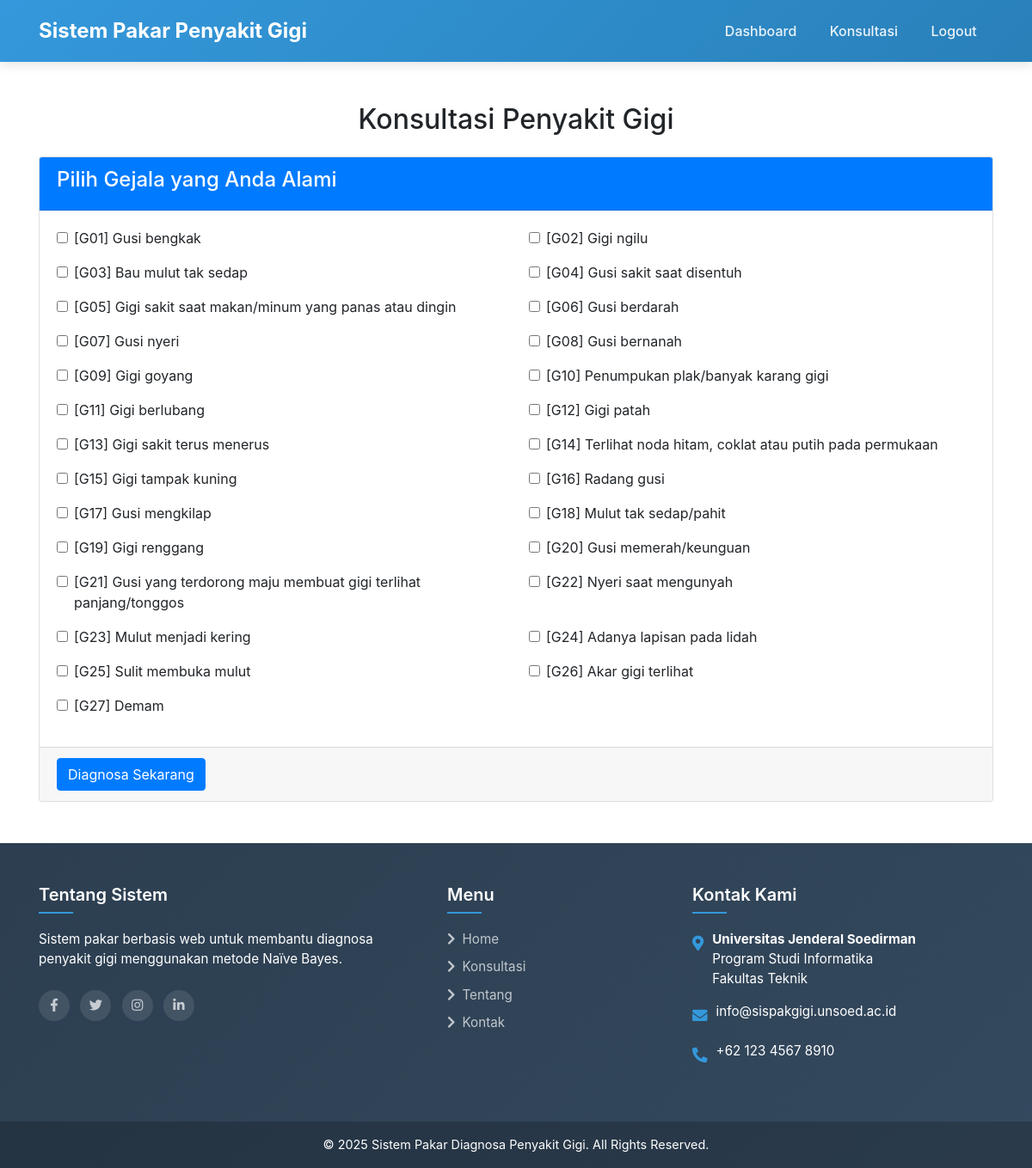
Page /konsultasi.php (signed in) on the committed database.
### tables this page shows
CREATE TABLE `gejala` (
  `id` int NOT NULL,
  `kode_gejala` varchar(10) NOT NULL,
  `nama_gejala` varchar(100) NOT NULL
);

### konsultasi.php (the view, shortened to what this page needs)
<?php
require_once(__DIR__ . '/includes/header.php');
$gejala_query = "SELECT * FROM gejala";
$gejala_result = mysqli_query($conn, $gejala_query);
?>
<div class="container mt-5">
    <h2 class="text-center mb-4">Konsultasi Penyakit Gigi</h2>
    <form action="hasil_diagnosa.php" method="post">
        <div class="card">
            <div class="card-header bg-primary text-white">
                <h4>Pilih Gejala yang Anda Alami</h4>
            </div>
            <div class="card-body">
                <div class="row">
                    <?php while ($gejala = mysqli_fetch_assoc($gejala_result)): ?>
                    <div class="col-md-6 mb-3">
                        <div class="form-check">
                            <input class="form-check-input" type="checkbox" name="gejala[]"
                                   id="gejala<?= $gejala['id'] ?>" value="<?= $gejala['id'] ?>">
                            <label class="form-check-label" for="gejala<?= $gejala['id'] ?>">
                                <?= "[" . $gejala['kode_gejala'] . "] " . $gejala['nama_gejala'] ?>
                            </label>
                        </div>
                    </div>
                    <?php endwhile; ?>
                </div>
            </div>
            <div class="card-footer">
                <button type="submit" class="btn btn-primary">Diagnosa Sekarang</button>
            </div>
        </div>
    </form>
</div>
<?php require_once 'includes/footer.php'; ?>

### assets/css/style.css (style rules this page uses)
:root { --primary-color: #3498db; --secondary-color: #2980b9; --accent-color: #e74c3c; --light-color: #f8f9fa; --dark-color: #343a40; --gradient-start: #3498db; --gradient-end: #2c3e50; }

### rows in the picture
gejala: kode_gejala "G01", nama_gejala "Gusi bengkak"
gejala: kode_gejala "G02", nama_gejala "Gigi ngilu"
gejala: kode_gejala "G03", nama_gejala "Bau mulut tak sedap"
gejala: kode_gejala "G04", nama_gejala "Gusi sakit saat disentuh"
gejala: kode_gejala "G05", nama_gejala "Gigi sakit saat makan/minum yang panas atau dingin"
gejala: kode_gejala "G06", nama_gejala "Gusi berdarah"
gejala: kode_gejala "G07", nama_gejala "Gusi nyeri"
gejala: kode_gejala "G08", nama_gejala "Gusi bernanah"
gejala: kode_gejala "G09", nama_gejala "Gigi goyang"
gejala: kode_gejala "G10", nama_gejala "Penumpukan plak/banyak karang gigi"
gejala: kode_gejala "G11", nama_gejala "Gigi berlubang"
gejala: kode_gejala "G12", nama_gejala "Gigi patah"
gejala: kode_gejala "G13", nama_gejala "Gigi sakit terus menerus"
gejala: kode_gejala "G14", nama_gejala "Terlihat noda hitam, coklat atau putih pada permukaan"
gejala: kode_gejala "G15", nama_gejala "Gigi tampak kuning"
gejala: kode_gejala "G16", nama_gejala "Radang gusi"
gejala: kode_gejala "G17", nama_gejala "Gusi mengkilap"
gejala: kode_gejala "G18", nama_gejala "Mulut tak sedap/pahit"
gejala: kode_gejala "G19", nama_gejala "Gigi renggang"
gejala: kode_gejala "G20", nama_gejala "Gusi memerah/keunguan"
gejala: kode_gejala "G21", nama_gejala "Gusi yang terdorong maju membuat gigi terlihat panjang/tonggos"
gejala: kode_gejala "G22", nama_gejala "Nyeri saat mengunyah"
gejala: kode_gejala "G23", nama_gejala "Mulut menjadi kering"
gejala: kode_gejala "G24", nama_gejala "Adanya lapisan pada lidah"
gejala: kode_gejala "G25", nama_gejala "Sulit membuka mulut"
gejala: kode_gejala "G26", nama_gejala "Akar gigi terlihat"
gejala: kode_gejala "G27", nama_gejala "Demam"
